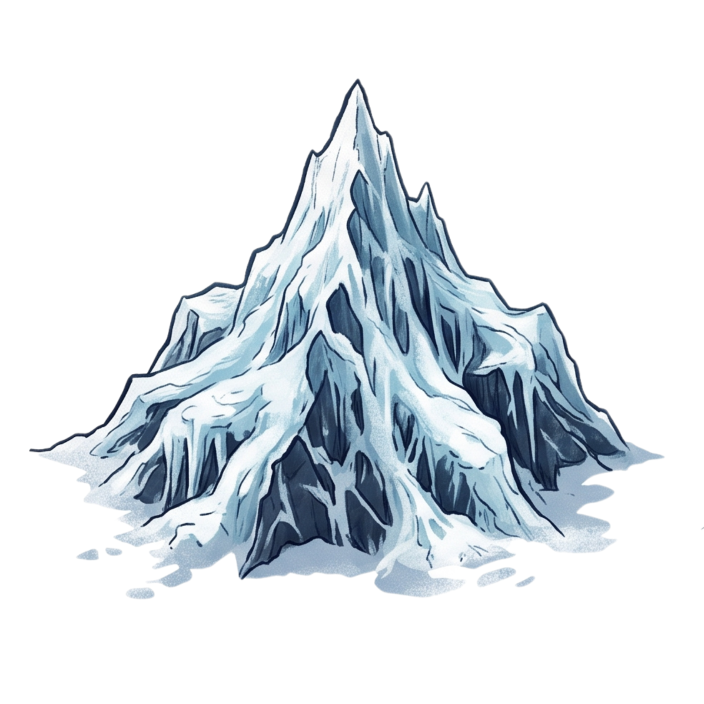
#> input picture content/Owner.Mountains.2026-10-18/source/1.png, 1408 x 1408 px (shown at 1/2 size)
$ python refine.py ../source/1.png ../source/2.png ../source/2.png ../source/2.png 1.0 1.0
#> lines starting #> are read from the running program, lines starting #| are printed output that depends on the picture
# Combine two Real-ESRGAN 4x results and re-synthesise the source's paper grain at full resolution.
import sys, numpy as np
from PIL import Image
from scipy import ndimage as nd
src_p, a_p, b_p, out_p = sys.argv[1:5]
wa = float(sys.argv[5]) if len(sys.argv) > 5 else 0.6
grain_k = float(sys.argv[6]) if len(sys.argv) > 6 else 1.0
S = 4
src = np.asarray(Image.open(src_p).convert('RGBA'), np.float32) / 255
A = np.asarray(Image.open(a_p).convert('RGBA'), np.float32) / 255
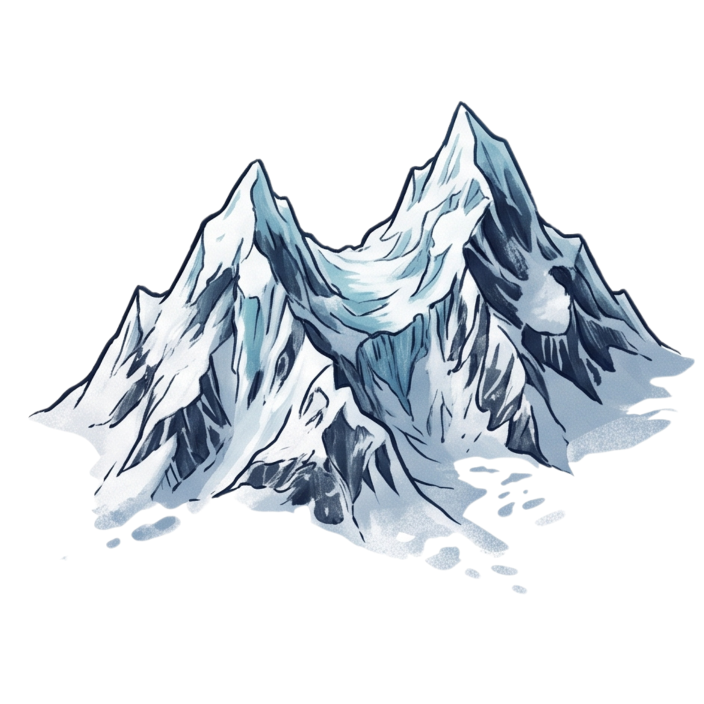
#> input picture content/Owner.Mountains.2026-10-18/source/2.png, 1408 x 1408 px (shown at 1/2 size)
B = np.asarray(Image.open(b_p).convert('RGBA'), np.float32) / 255
rgb = wa * A[..., :3] + (1 - wa) * B[..., :3]
# alpha: upscale source alpha smoothly, then sharpen the edge a little (keeps 1:1 silhouette)
al = np.asarray(Image.fromarray((src[..., 3] * 255).astype(np.uint8)).resize((rgb.shape[1], rgb.shape[0]), Image.LANCZOS), np.float32) / 255
al = np.clip((al - 0.5) * 1.6 + 0.5, 0, 1)
al = np.minimum(al, np.maximum(A[..., 3], B[..., 3]) + 0.02) if A.shape[2] == 4 else al
# grain: local amplitude of the source's finest detail (what the AI smoothed away)
lum = src[..., :3].mean(2)
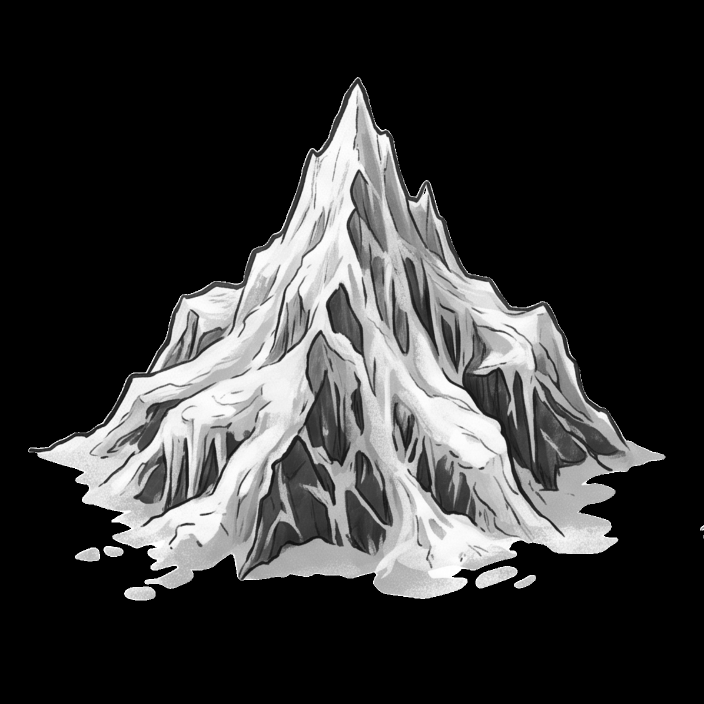
#> lum: shape (1408, 1408) float32 (shown at 1/2 size); min 0, max 1, mean 0.214
hp = lum - nd.gaussian_filter(lum, 1.2)
amp = np.sqrt(nd.gaussian_filter(hp * hp, 2.0))
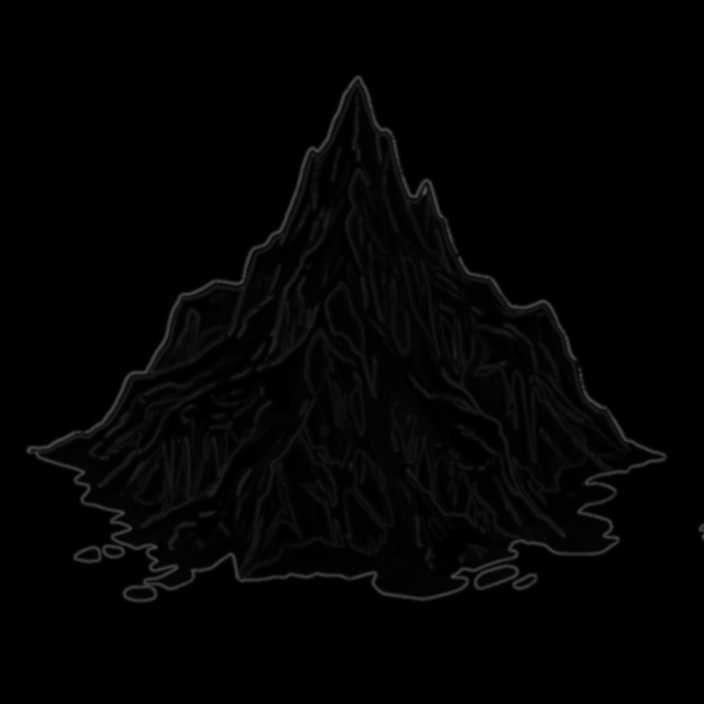
#> amp: shape (1408, 1408) float32 (shown at 1/2 size); min 0, max 0.326, mean 0.0132
amp_up = np.asarray(Image.fromarray(amp).resize((rgb.shape[1], rgb.shape[0]), Image.BICUBIC), np.float32)
# what's left in the AI result at the same (source-pixel) scale
lumu = rgb.mean(2)
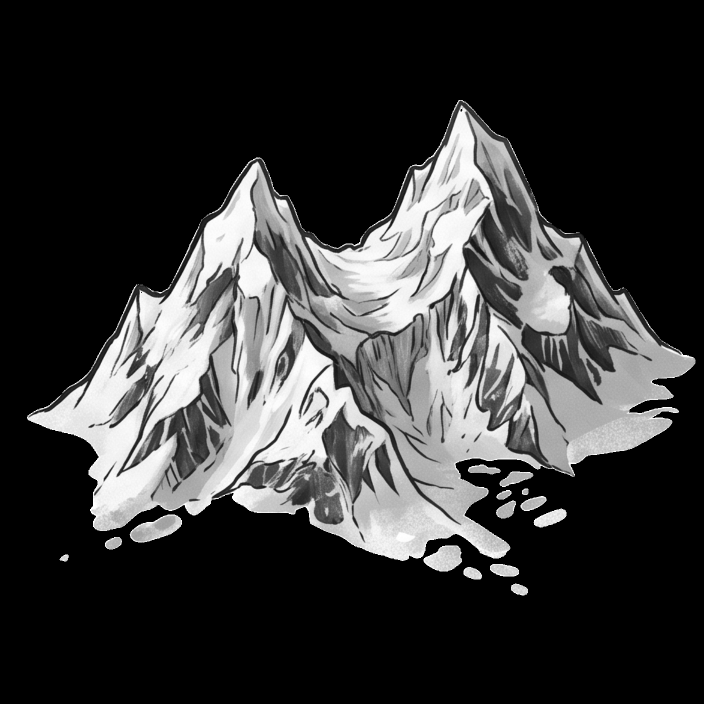
#> lumu: shape (1408, 1408) float32 (shown at 1/2 size); min 0, max 1, mean 0.22
hpu = lumu - nd.gaussian_filter(lumu, 1.2 * S)
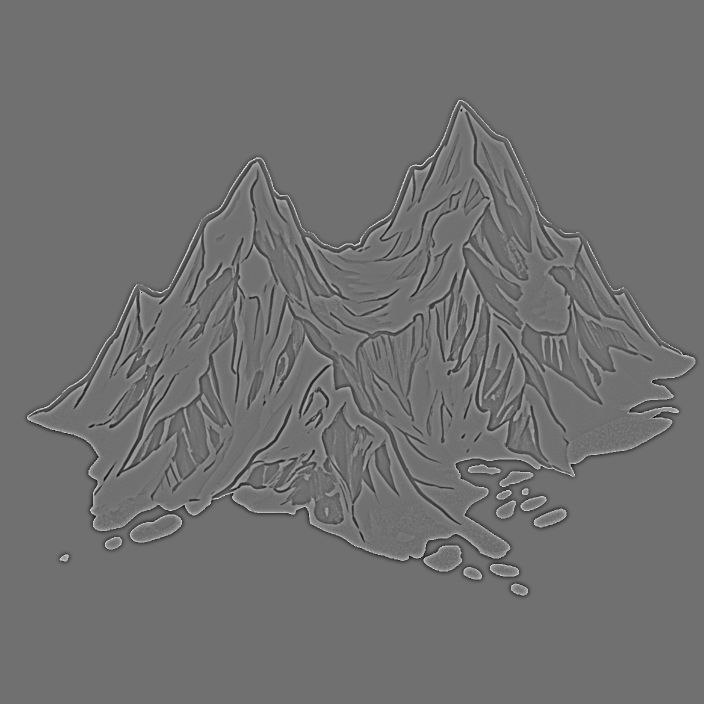
#> hpu: shape (1408, 1408) float32 (shown at 1/2 size); min -0.72, max 0.905, mean -1.17e-10; drawn with min black and max white
ampu = np.sqrt(nd.gaussian_filter(hpu * hpu, 2.0 * S))
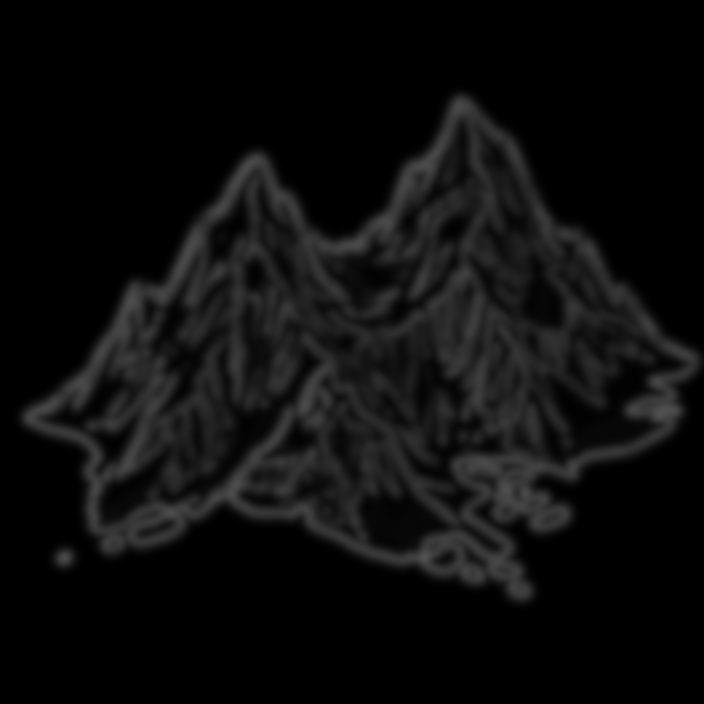
#> ampu: shape (1408, 1408) float32 (shown at 1/2 size); min 0, max 0.323, mean 0.0512
missing = np.sqrt(np.clip(amp_up ** 2 - ampu ** 2, 0, None))
rng = np.random.default_rng(1408)
n = rng.standard_normal(lumu.shape).astype(np.float32)
n = nd.gaussian_filter(n, 0.9)  # grain dot ~2px at 4x, crisp when zoomed
n /= n.std() + 1e-6
rgb = np.clip(rgb + (grain_k * missing * n)[..., None], 0, 1)
out = np.dstack([rgb, al])
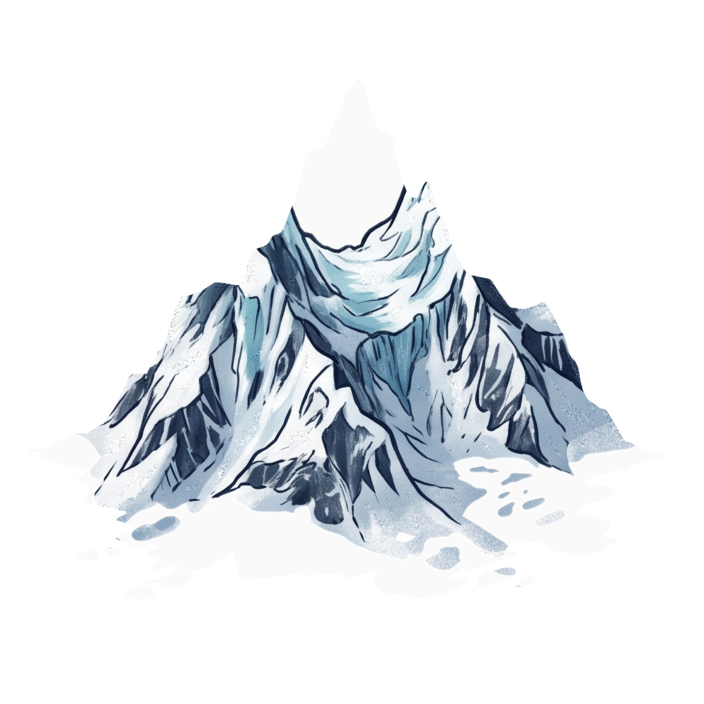
#> out: shape (1408, 1408, 4) float32 (shown at 1/2 size); mean R, G, B, A 0.202, 0.221, 0.241, 0.235; transparent parts drawn white
out[..., :3] *= 1  # straight alpha kept
Image.fromarray((out * 255 + 0.5).astype(np.uint8), 'RGBA').save(out_p, optimize=False, compress_level=6)
